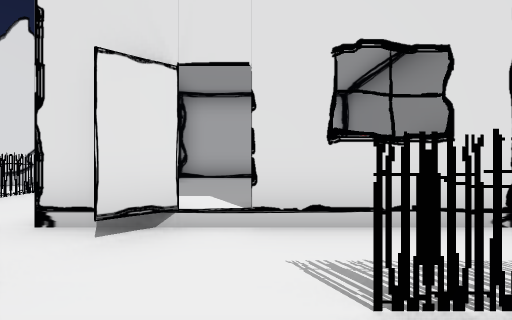
view 1 (above)

16 first-person views from a walk through a 3-D level made in the Unity game engine. The camera is 1.3 m above the floor, looks level and sees 90° across. The floor is counted in squares, 2 m on a side. Each view is taken from the middle of a square. On the plan, view 1 faces up. The plan holds only what a view shows up to about 9 squares ahead; the rest is blank. The place goes on beyond the plan.

view 2
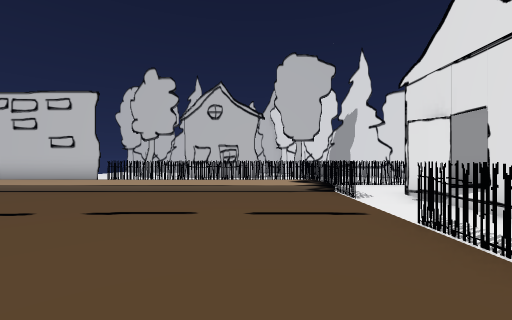

view 3
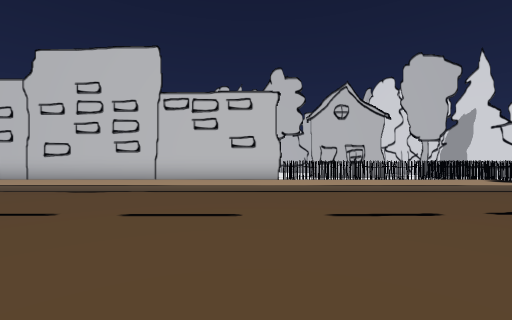

view 4
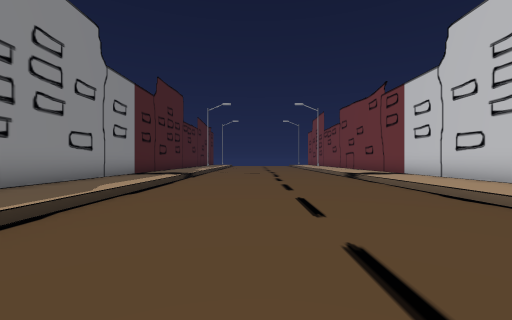

view 5
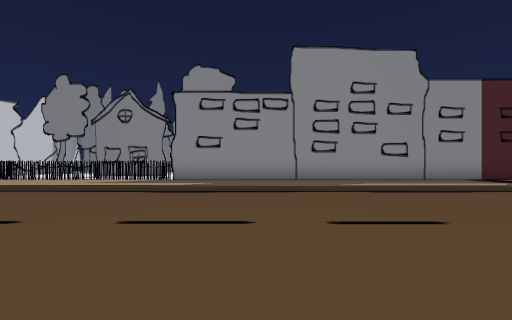

view 6
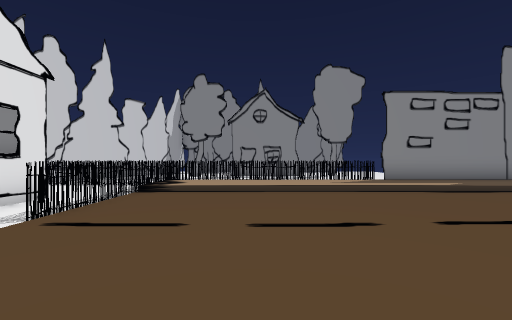

view 7
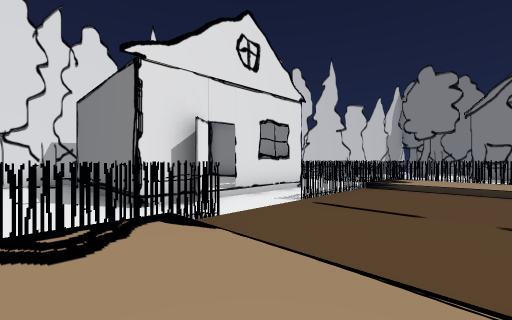

view 8
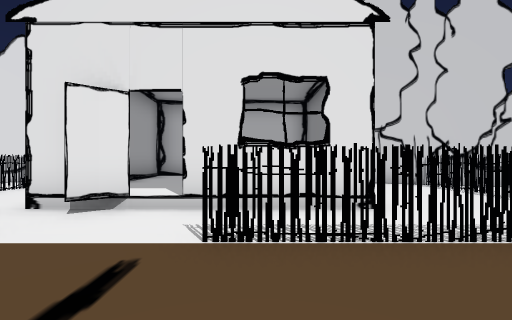

view 9
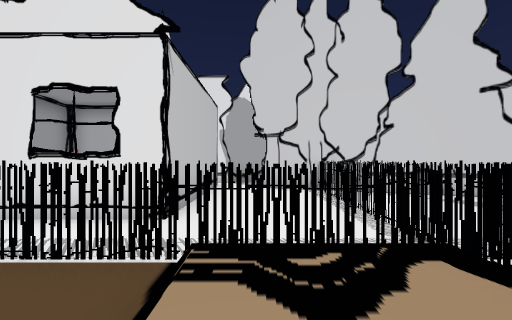

view 10
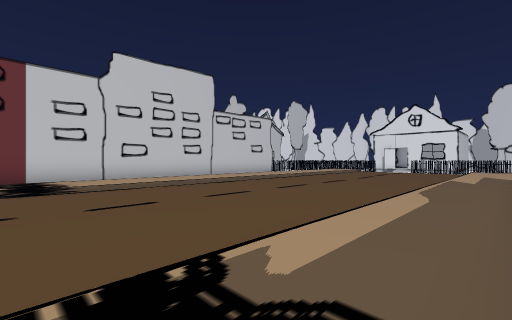

view 11
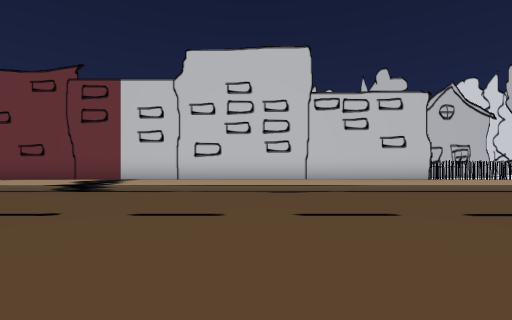

view 12
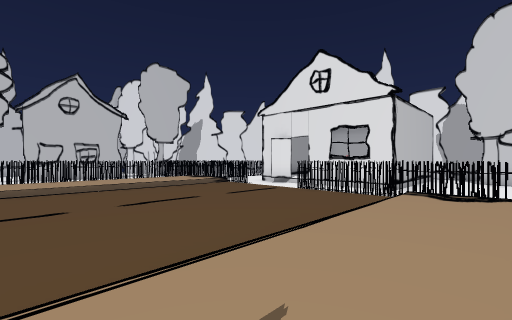

view 13
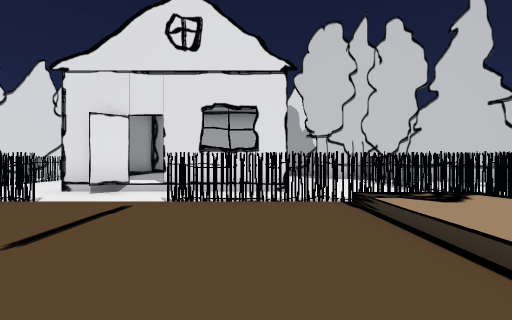

view 14
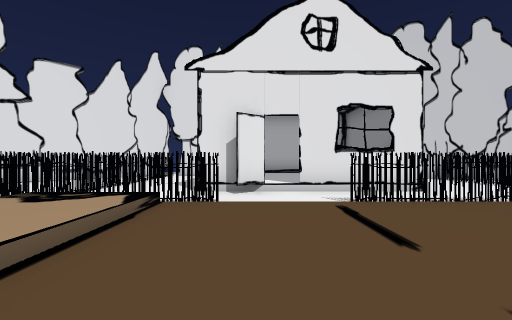

view 15
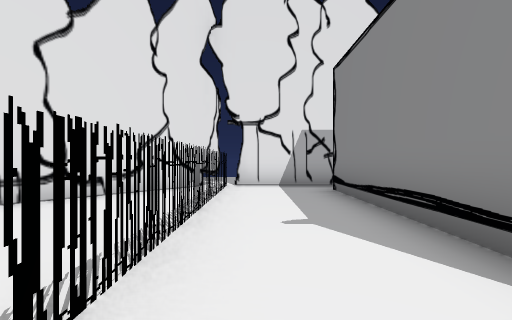

view 16
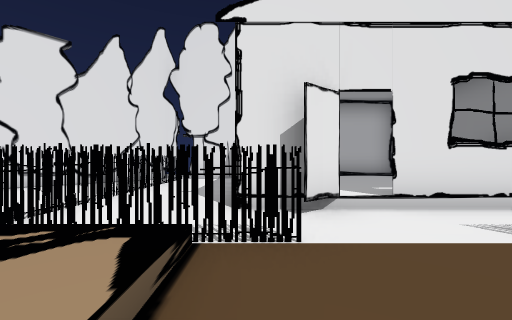

### Floor plan
Key: @ floor where view 1 was taken; # wall or solid block; x gap in a wall; . main floor; : floor 0.25 m higher than the main floor; H house; T thing the floor can be seen under or through.
Columns run from 5 left of view 1 to 6 right of it. Each row starts with its distance up from view 1.
  9 ####
  8 #..HHHHH##
  7 #..H    H##
  6 #..H    H.##
  5 #..H    H..#
  4 #..H   HH..#
  3 #..HHx H...#
  2 #..........#
  1 ##TT..TTTTT#
  0 #::..@...::#
 -1 #::......::#
 -2 #::......::#
 -3 #::......::#
 -4 #::......::#
 -5 #::......::#
 -6 #::......::#
 -7 #::......::#
 -8 #::......::#
 -9 #::......::#
-10 #::......::#
-11 #::......::#
-12 #::......::#
-13 #::......::#
-14 #::......::#
-15 #::......::#
-16 #::......::#
-17 #::......::#

Where each view was taken, in squares from view 1:
view 1: 0 up, 0 right, facing up
view 2: 1 down, 4 right, facing left
view 3: 7 down, 4 right, facing left
view 4: 7 down, 1 right, facing down
view 5: 9 down, 3 left, facing right
view 6: 2 down, 3 left, facing right
view 7: 2 down, 4 left, facing up-right
view 8: 1 down, 1 right, facing up
view 9: 1 down, 4 right, facing up
view 10: 17 down, 5 right, facing up-left
view 11: 12 down, 4 right, facing left
view 12: 5 down, 5 right, facing up-left
view 13: 3 down, 2 right, facing up
view 14: 3 down, 1 left, facing up
view 15: 2 up, 4 left, facing up
view 16: 1 down, 2 left, facing up
